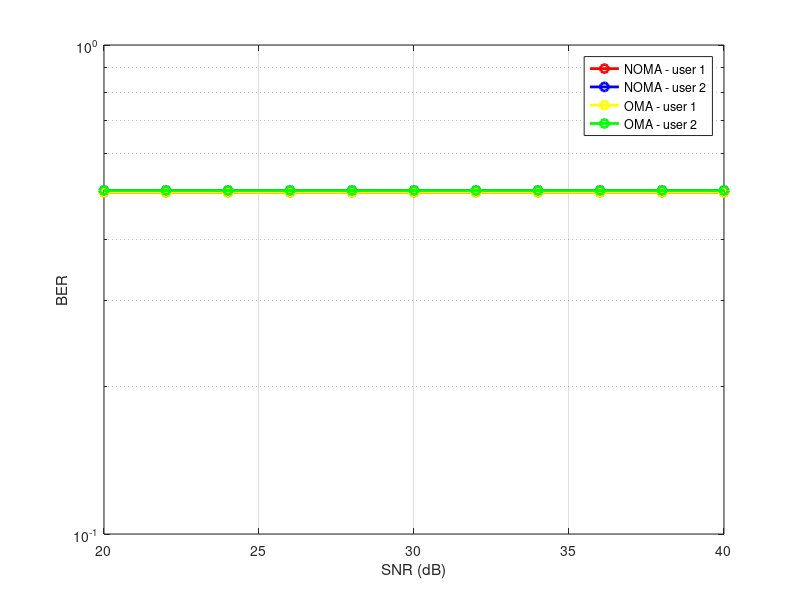

The MATLAB script that drew this image:
clc; clear variables; close all;

N = 10^5;

d1=1; d2=1;

SNR = 20:2:40;
snr = db2pow(SNR);
eta = 4;    %Path loss exponent

%Rayleigh fading coefficients for both users
h1 = (sqrt(d1^-eta))*(randn(N,1) + 1i*randn(N,1))/sqrt(2);
h2 = (sqrt(d2^-eta))*(randn(N,1) + 1i*randn(N,1))/sqrt(2);

%Generate bits
x1 = randi([0 1],N,1);
x2 = randi([0 1],N,1);

%Do BPSK modulation
x1_bpsk = 2*x1 - 1;
x2_bpsk = 2*x2 - 1;

%Power allocation coefficients
a1 = 0.75; a2 = 0.25;

%Superposition coding
x_bpsk = sqrt(a1).*x1_bpsk + sqrt(a2).*x2_bpsk;

ber1_noma = zeros(1,length(SNR));
ber2_noma = zeros(1,length(SNR));
ber1_oma = zeros(1,length(SNR));
ber2_oma = zeros(1,length(SNR));


for u = 1:length(SNR)

   %For NOMA 
   y1_noma = awgn(h1.*x_bpsk,SNR(u),'measured');
   y2_noma = awgn(h2.*x_bpsk,SNR(u),'measured');
   
   eq1_noma = y1_noma./h1;
   eq2_noma = y2_noma./h2;
   
   %At user 1
   %Direct decoding of x1
   dec1_noma = zeros(N,1);
   dec1_noma(eq1_noma>0) = 1;
   
   %At user 2
   %Direct decoding of x1
   dec12_noma = zeros(N,1);
   dec12_noma(eq2_noma>0)=1;
   dec12_remod_noma = 2*dec12_noma - 1;
   rem_noma = eq2_noma - sqrt(a1).*dec12_remod_noma;
   dec2_noma = zeros(N,1);
   dec2_noma(rem_noma>0)=1;
   
   %BER calculation
   ber1_noma(u) = biterr(dec1_noma,x1)/N;
   ber2_noma(u) = biterr(dec2_noma,x2)/N;
   
   %For OMA 
   y1_oma = awgn(h1.*x1_bpsk,SNR(u)','measured');
   y2_oma = awgn(h2.*x2_bpsk,SNR(u)','measured');
   
   eq1_oma = y1_oma./h1;
   eq2_oma = y2_oma./h2;
   
   dec1_oma = zeros(N,1);
   dec1_oma(eq1_oma>0)=1;
   dec2_oma = zeros(N,1);
   dec2_oma(eq2_oma>0)=1;
   
   %BER calculation
   ber1_oma(u) = biterr(dec1_oma,x1)/N;
   ber2_oma(u) = biterr(dec2_oma,x2)/N;   
end

semilogy(SNR,ber1_noma,'r-o','linewidth',2); hold on; grid on;
semilogy(SNR,ber2_noma,'b-o','linewidth',2);
semilogy(SNR,ber1_oma,'y-o','linewidth',2);
semilogy(SNR,ber2_oma,'g-o','linewidth',2);
legend('NOMA - user 1','NOMA - user 2','OMA - user 1','OMA - user 2');
xlabel('SNR (dB)');
ylabel('BER');





